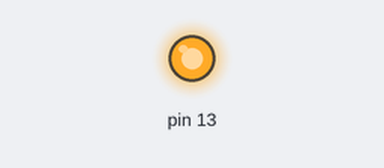
A sketch run on a simulated Arduino Uno, built with avr-gcc and run on an emulated ATmega328P. Parts: output pins drawn as LEDs (lit = HIGH). At 0.0 s the program stops and its outputs stay as they are.

Above: at 0.1 s.
Timing chart, 0 to 1.5 s (numbered marks = the images above):
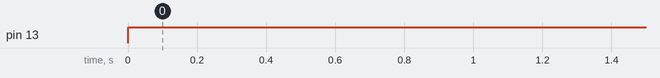

Measured:
- by itself, pin 13: LOW → HIGH at 0.00 s

The sketch:

pin_sa_da.ino
```cpp
#include <avr/io.h>

int main (void)
{
  DDRB |=(1<<PB5); //CONFIGURA O PINO PB5 COMO SAÍDA

  while(1){
    //loop infinito
    //Liga o pino PB5
    PORTB |= (1<<PB5);

    //DESLIGA O PINO PB5
    //PORTB &=~(1<<PB5);
  }
}
```
